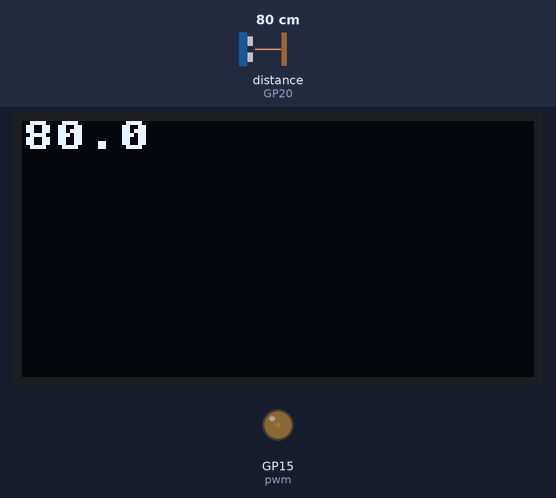
A program run on a simulated Raspberry Pi Pico running MicroPython. Parts: 128×64 one-colour display, output pins drawn as LEDs (lit = HIGH). The inputs (shaded band) are chosen by the test bench; at power-on: distance to the obstacle (sensor on GP20) 80 cm. The echo pulse lasts 58.3 µs per cm; pins used as bus, display or sensor lines are not drawn; what the program prints to the serial console is not drawn.

Above: at 1.2 s.
1.3 s: distance to the obstacle (sensor on GP20) set to 2 cm
At 4.8 s:
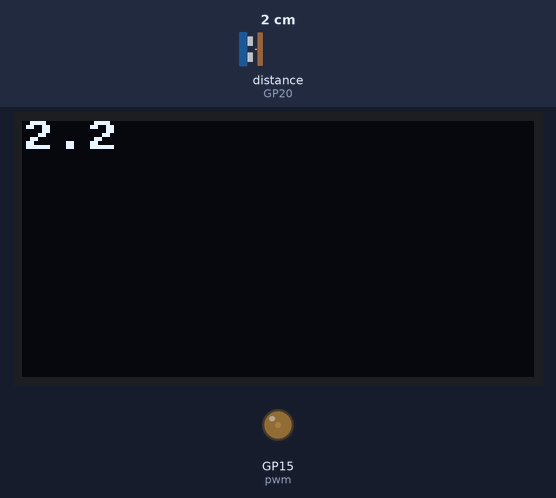
6.5 s: distance to the obstacle (sensor on GP20) set to 4 cm
At 8.9 s:
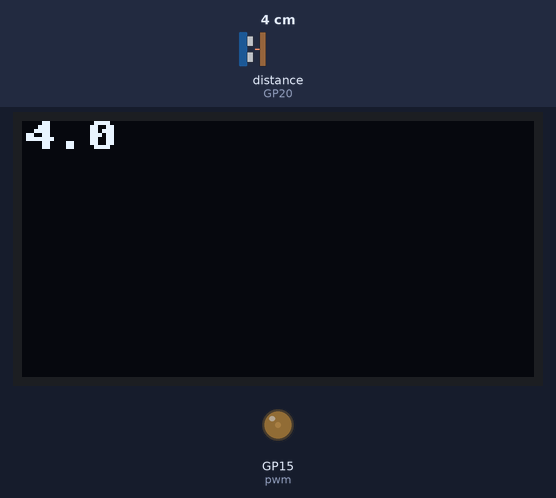
10.8 s: distance to the obstacle (sensor on GP20) set to 9 cm
At 15.6 s:
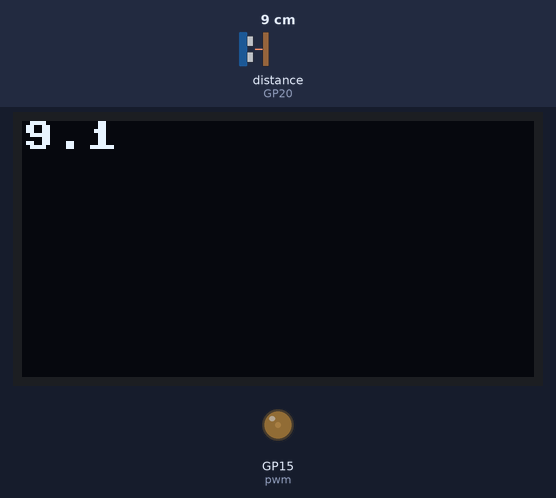
Timing chart, 0 to 20.7 s (numbered marks = the images above; inputs shaded):
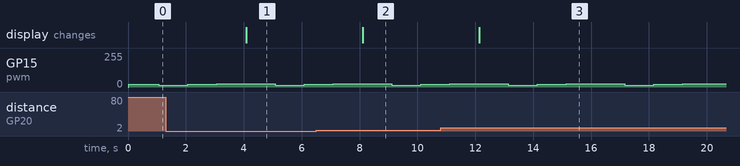

The program:

Ultrasonic_sensor.py
```python
from machine import Pin, I2C, PWM
from ssd1306 import SSD1306_I2C
import utime

WIDTH = 128
HEIGHT = 64

i2c = I2C(0, scl = Pin(17), sda = Pin(16), freq=400000)
display = SSD1306_I2C(WIDTH, HEIGHT, i2c)


trigger = Pin(21, Pin.OUT)
echo = Pin(20, Pin.IN)


MID = 1500000
MIN = 1000000
MAX = 2000000

pwm = PWM(Pin(15))

pwm.freq(50)
pwm.duty_ns(MID)

def ultra():
   trigger.low()
   utime.sleep_us(2)
   trigger.high()
   utime.sleep_us(5)
   trigger.low()
   while echo.value() == 0:
       signaloff = utime.ticks_us()
   while echo.value() == 1:
       signalon = utime.ticks_us()

   timepassed = signalon - signaloff
   distance = (timepassed * 0.0343) / 2
   distance = "{:.1f}".format(distance)

   print(distance + " cm")

   return str(distance)


print("fok")
ngf = ultra()
print(ngf)
while True:
    display.text(ultra(),0,0)
    display.show()
    display.fill(0)
    utime.sleep(1)

    pwm.duty_ns(MIN)
    utime.sleep(1)
    pwm.duty_ns(MID)
    utime.sleep(1)
    pwm.duty_ns(MAX)
    utime.sleep(1)
```

Measured:
- after the input at 1.3 s, the display: changes after 2.8 s (image 1)
- after the input at 6.5 s, the display: changes after 1.6 s (image 2)
- after the input at 10.8 s, the display: changes after 1.3 s (image 3)
